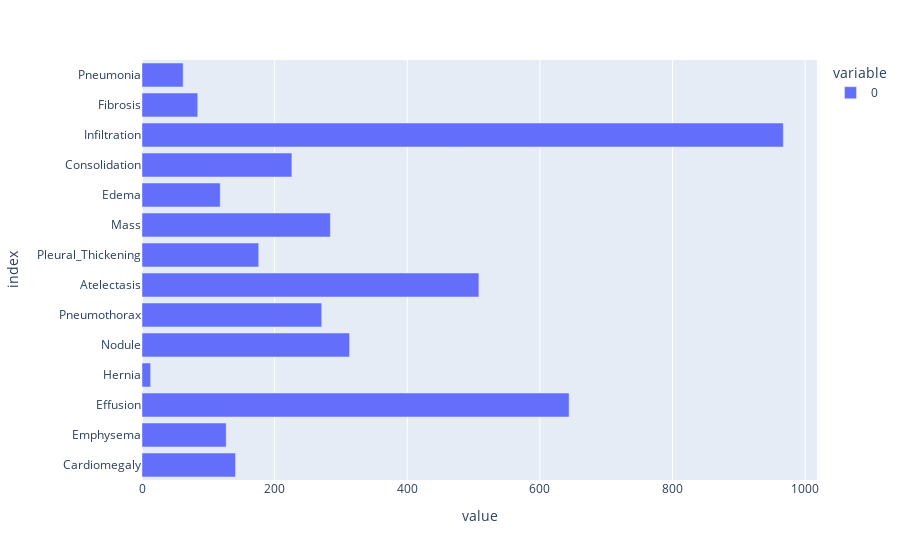

Notebook source saved alongside this figure:
### Code cell
pathology_list = ['Cardiomegaly','Emphysema','Effusion','Hernia','Nodule','Pneumothorax','Atelectasis','Pleural_Thickening','Mass','Edema','Consolidation','Infiltration','Fibrosis','Pneumonia']

for pathology in pathology_list :
    data[pathology] = data['Finding Labels'].apply(lambda x: 1 if pathology in x else 0)
data['No Findings'] = data['Finding Labels'].apply(lambda x: 1 if 'No Finding' in x else 0)
data = data.drop(list(data.iloc[:,1:11].columns.values),axis = 1)

data = data.drop(['No Findings'],axis = 1)
data.iloc[:,1:].sum().plot.barh()

### Figure 1 — Plotly figure (JSON) as saved in the notebook; plotly's stock layout.template omitted (floating-point values rounded to 4 significant figures)
{"data": [{"alignmentgroup": "True", "hovertemplate": "variable=0<br>value=%{x}<br>index=%{y}<extra></extra>", "legendgroup": "0", "marker": {"color": "#636efa", "pattern": {"shape": ""}}, "name": "0", "offsetgroup": "0", "orientation": "h", "showlegend": true, "textposition": "auto", "type": "bar", "x": [141, 127, 644, 13, 313, 271, 508, 176, 284, 118, 226, 967, 84, 62], "xaxis": "x", "y": ["Cardiomegaly", "Emphysema", "Effusion", "Hernia", "Nodule", "Pneumothorax", "Atelectasis", "Pleural_Thickening", "Mass", "Edema", "Consolidation", "Infiltration", "Fibrosis", "Pneumonia"], "yaxis": "y"}], "layout": {"barmode": "relative", "legend": {"title": {"text": "variable"}, "tracegroupgap": 0}, "margin": {"t": 60}, "xaxis": {"anchor": "y", "domain": [0, 1], "title": {"text": "value"}}, "yaxis": {"anchor": "x", "domain": [0, 1], "title": {"text": "index"}}}}
